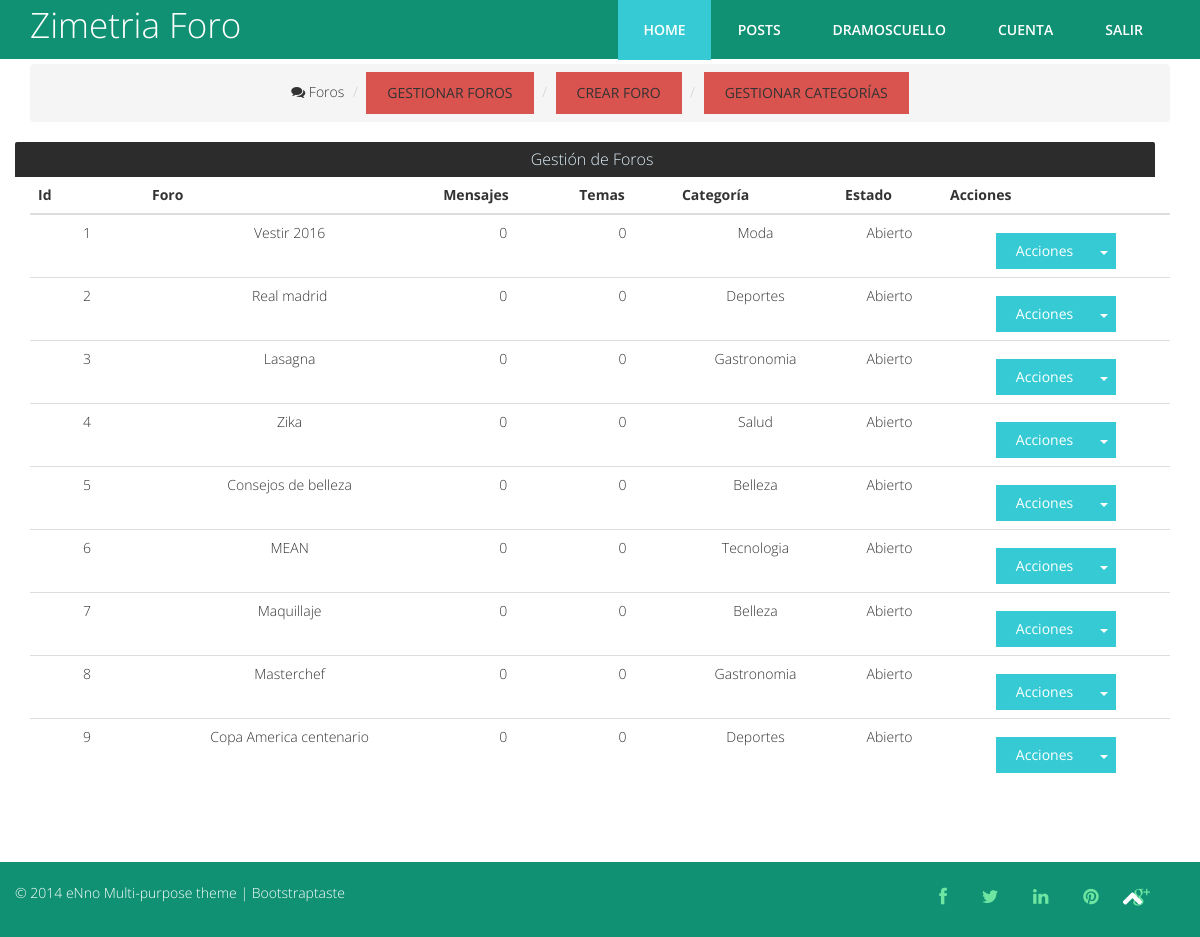
Page /?view=configforos (signed in) on the committed database.
### tables this page shows
CREATE TABLE IF NOT EXISTS `users` (
  `id` bigint(255) NOT NULL AUTO_INCREMENT,
  `user` varchar(30) NOT NULL,
  `pass` varchar(100) NOT NULL,
  `email` varchar(40) NOT NULL,
  `permisos` int(1) NOT NULL DEFAULT '0',
  PRIMARY KEY (`id`)
);

CREATE TABLE IF NOT EXISTS `foros` (
  `id` bigint(250) NOT NULL AUTO_INCREMENT,
  `nombre` varchar(250) NOT NULL,
  `descrip` varchar(255) NOT NULL,
  `cantidad_mensajes` bigint(255) NOT NULL DEFAULT '0',
  `cantidad_temas` bigint(255) NOT NULL DEFAULT '0',
  `id_categoria` int(11) NOT NULL DEFAULT '1',
  `estado` int(1) NOT NULL DEFAULT '1',
  PRIMARY KEY (`id`),
  KEY `id_categoria` (`id_categoria`)
);

CREATE TABLE IF NOT EXISTS `categorias` (
  `id` int(11) NOT NULL AUTO_INCREMENT,
  `nombre` varchar(100) NOT NULL,
  PRIMARY KEY (`id`)
);

### core/bin/functions/Users.php (called while the page is built, shortened)
<?php
function Users() {
  $db = new Conexion();
  $sql = $db->query("SELECT * FROM users;");
  if($db->rows($sql) > 0) {
    while($d = $db->recorrer($sql)) {
      $users[$d['id']] = array(
        'id' => $d['id'],
        'user' => $d['user'],
        'pass' => $d['pass'],
        'email' => $d['email'],
        'permisos' => $d['permisos']
      );
    }
  } else {
    $users = false;
  }
  return $users;
}
?>

### core/core.php (called while the page is built, shortened)
<?php
require('core/models/class.Conexion.php');
require('core/bin/functions/Users.php');
require('core/bin/functions/Categorias.php');
require('core/bin/functions/Foros.php');
$_users = Users();
$_categorias = Categorias();
$_foros = Foros();
 ?>

### core/models/class.Conexion.php (called while the page is built, shortened)
<?php
class Conexion extends mysqli {
  public function rows($query) {
    return mysqli_num_rows($query);
  }
  public function liberar($query) {
    return mysqli_free_result($query);
  }
  public function recorrer($query) {
    return mysqli_fetch_array($query);
  }
}
?>

### core/bin/functions/Foros.php (called while the page is built, shortened)
<?php
function Foros() {
  $db = new Conexion();
  $sql = $db->query("SELECT * FROM foros;");
  if($db->rows($sql) > 0) {
    while($d = $db->recorrer($sql)) {
      $foros[$d['id']] = array(
        'id' => $d['id'],
        'nombre' => $d['nombre'],
        'descrip' => $d['descrip'],
        'cantidad_mensajes' => $d['cantidad_mensajes'],
        'cantidad_temas' => $d['cantidad_temas'],
        'id_categoria' => $d['id_categoria'],
        'estado' => $d['estado']
      );
    }
  } else {
    $foros = false;
  }
  return $foros;
}
?>

### core/bin/functions/Categorias.php (called while the page is built, shortened)
<?php
function Categorias() {
  $db = new Conexion();
  $sql = $db->query("SELECT * FROM categorias;");
  if($db->rows($sql) > 0) {
    while($data = $db->recorrer($sql)) {
      $categorias[$data['id']] = array(
        'id' => $data['id'],
        'nombre' => $data['nombre']
      );
    }
  } else {
    $categorias = false;
  }
  return $categorias;
}
?>

### html/foros/all_foros.php (the view, shortened to what this page needs)
<?php include(HTML_DIR . 'overall/header.php'); ?>
<body>
<section class="engine"><a rel="nofollow" href="#"><?php echo APP_TITTLE ?></a></section>
<?php include(HTML_DIR . '/overall/nav.php'); ?>
<section class="mbr-section mbr-after-navbar">
<div class="mbr-section__container container mbr-section__container--isolated">
<div class="row container">
    <ol class="breadcrumb">
      <li><a href="?view=index"><i class="fa fa-comments"></i> Foros</a></li>
      <li><a class="btn btn btn-danger" href="?view=configforos">GESTIONAR FOROS</a></li>
      <li><a class="btn btn btn-danger" href="?view=configforos&mode=add">CREAR FORO</a></li>
      <li><a class="btn btn btn-danger" href="?view=categorias">GESTIONAR CATEGORÍAS</a></li>
    </ol>
</div>
<div class="row categorias_con_foros">
  <div class="col-sm-12">
      <div class="row titulo_categoria">Gestión de Foros</div>
      <div class="row cajas">
        <div class="col-md-12">
          <?php
          if(false != $_foros) {
           $HTML = '<table class="table"><thead><tr>
           <th style="width: 10%">Id</th>
           <th>Foro</th>
           <th>Mensajes</th>
           <th>Temas</th>
           <th>Categoría</th>
           <th>Estado</th>
           <th style="width: 20%">Acciones</th>
           </tr></thead>
           <tbody>';
            foreach($_foros as $id_foro => $content_array) {
                $estado = $_foros[$id_foro]['estado'] == 1 ? 'Abierto' : 'Cerrado';
                $HTML .= '<tr>
                  <td>'.$_foros[$id_foro]['id'].'</td>
                  <td>'.$_foros[$id_foro]['nombre'].'</td>
                  <td>'.$_foros[$id_foro]['cantidad_mensajes'].'</td>
                  <td>'.$_foros[$id_foro]['cantidad_temas'].'</td>
                  <td>'.$_categorias[$_foros[$id_foro]['id_categoria']]['nombre'].'</td>
                  <td>'. $estado .'</td>
                  <td>
                    <div class="btn-group">
                     <a href="#" class="btn btn-primary">Acciones</a>
                     <a href="#" class="btn btn-primary dropdown-toggle" data-toggle="dropdown"><span class="caret"></span></a>
                     <ul class="dropdown-menu">
                       <li><a href="?view=configforos&mode=edit&id='.$_foros[$id_foro]['id'].'">Editar</a></li>
                       <li><a onclick="DeleteItem(\'¿Está seguro de eliminar esta categoría?\',\'?view=configforos&mode=delete&id='.$_foros[$id_foro]['id'].'\')">Eliminar</a></li>
                     </ul>
                   </div>
                  </td>
                </tr>';
            }
            $HTML .= '</tbody></table>';
          } else {
            $HTML = '<div class="alert alert-dismissible alert-info"><strong>INFORMACIÓN: </strong> Todavía no existe ningún foro.</div>';
          }
          echo $HTML;
          ?>
        </div>
      </div>
  </div>
</div>
</div>
</section>
<?php include(HTML_DIR . 'overall/footer.php'); ?>
</body>
</html>

### html/overall/nav.php (shortened to what this page needs)
<nav class="navbar navbar-default navbar-fixed-top" role="navigation">
  <div class="container">
    <div class="navbar-header">
      <a class="navbar-brand" href="index.php"><span><?php echo APP_TITTLE ?></span></a>
    </div>
    <div class="navbar-collapse collapse">
      <div class="menu">
        <ul class="nav nav-tabs" role="tablist">
          <li role="presentation" class="active"><a href="index.php">Home</a></li>
          <li role="presentation"><a href="#">Posts</a></li>
          <?php
            if(!isset($_SESSION['app_id'])) {
              echo '<li role="presentation"><a href="javascript:void(0)" data-toggle="modal" data-target=".bs-example-modal-sm">Login</a></li>
              <li role="presentation"><a href="javascript:void(0)" data-toggle="modal" data-target=".bs-example-modal-lg">Register</a></li>';
            }else{
              echo '<li role="presentation"><a href="#">'. strtoupper($_users[$_SESSION['app_id']]['user']) .'</a></li>
              <li role="presentation"><a href="#">Cuenta</a></li>
              <li role="presentation"><a href="?view=logout">Salir</a></li>';
            }
           ?>
        </ul>
      </div>
    </div>
  </div>
</nav>

### views/css/demo.css (style rules this page uses)
*, *:after, *:before { -webkit-box-sizing: border-box; box-sizing: border-box; }
body { background: #2f3238; color: #fff; font-weight: 400; font-size: 1em; font-family: 'Raleway', Arial, sans-serif; }
a { outline: none; color: #3498db; text-decoration: none; }
section { padding: 1em; text-align: center; }

### views/css/overwrite.css (style rules this page uses)
.btn { text-shadow: none; background-image:none; border-color: none; border-bottom-color: none; -webkit-box-shadow: none; -moz-box-shadow: none; box-shadow: none; }
.btn { outline:0; -webkit-border-radius: 0; -moz-border-radius: 0; border-radius: 0; }
a.btn,.btn:focus { outline:0; }

### views/css/style.css (style rules this page uses)
body { font-family:'Open Sans', Arial, sans-serif; font-size:14px; font-weight:300; line-height:1.6em; color:#333; background-color:#fff; }
a { text-decoration:none; transition: all 0.1s ease-in-out; -moz-transition: all 0.1s ease-in-out; -webkit-transition: all 0.1s ease-in-out; -o-transition: all 0.1s ease-in-out; outline: none; color:#333; }
.navbar-brand { float: left; height: 50px; padding: 15px 15px; font-size: 30px; line-height: 20px; }
a.navbar-brand span { color:#fff; font-size:35px; }
.navbar-collapse { float:right; padding-right: 15px; padding-left: 15px; overflow-x: visible; -webkit-overflow-scrolling: touch; border-top: 0; }
.navbar-fixed-top { top: 0; border-width: 0 0 0; background-color:#109173; }
.nav-tabs { border-bottom:0; }
.nav > li > a { position: relative; display: block; padding: 20px 25px; }
.nav-tabs > li > a { margin-right: 2px; line-height: 1.42857143; border: 0; border-radius: 0 0 0 0; text-transform:uppercase; font-weight:600; color:#fff; }
.nav-tabs > li.active > a { color: #fff; cursor: default; background-color:#36CBD4; border: 0; border-bottom-color: transparent; }
.btn { color:#333; display: inline-block; padding: 10px 20px; margin-bottom: 0; font-size: 14px; font-weight: normal; line-height: 1.42857143; text-align: center; white-space: nowrap; vertical-align: middle; -ms-touch-action: manipulation; touch-action: manipulation; cursor: pointer; -webkit-user-select: none; -moz-user-select: none; -ms-user-select: none; user-select: none; background-image: none; border: 1px solid transparent; border-radius: 0; }
.btn-primary { padding: 8px 20px; background: #36CBD4; color: #fff; border:none; margin-top: 10px; }
.inner-footer ul li,a { list-style:none; }

### views/app/css/format.css (style rules this page uses)
.titulo_categoria { background: #2c2c2c; color: #dfeff9; font-weight: 100; font-size: 16px; width: 100%; height: 35px; line-height: 35px; padding-left: 14px; border-top-left-radius: 2px; border-top-right-radius: 2px; -moz-border-top-left-radius: 2px; -mozborder-top-right-radius: 2px; -webkit-border-top-left-radius: 2px; -webkit-border-top-right-radius: 2px; }
.categorias_con_foros { margin-bottom: 7px; }
a { cursor: pointer; text-decoration: none; }

### rows in the picture
users: user "DRAMOSCUELLO"
foros: id "1", nombre "Vestir 2016", cantidad_mensajes "0", cantidad_temas "0", id_categoria.nombre "Moda", estado "Abierto"
foros: id "2", nombre "Real madrid", cantidad_mensajes "0", cantidad_temas "0", id_categoria.nombre "Deportes", estado "Abierto"
foros: id "3", nombre "Lasagna", cantidad_mensajes "0", cantidad_temas "0", id_categoria.nombre "Gastronomia", estado "Abierto"
foros: id "4", nombre "Zika", cantidad_mensajes "0", cantidad_temas "0", id_categoria.nombre "Salud", estado "Abierto"
foros: id "5", nombre "Consejos de belleza", cantidad_mensajes "0", cantidad_temas "0", id_categoria.nombre "Belleza", estado "Abierto"
foros: id "6", nombre "MEAN", cantidad_mensajes "0", cantidad_temas "0", id_categoria.nombre "Tecnologia", estado "Abierto"
foros: id "7", nombre "Maquillaje", cantidad_mensajes "0", cantidad_temas "0", id_categoria.nombre "Belleza", estado "Abierto"
foros: id "8", nombre "Masterchef", cantidad_mensajes "0", cantidad_temas "0", id_categoria.nombre "Gastronomia", estado "Abierto"
foros: id "9", nombre "Copa America centenario", cantidad_mensajes "0", cantidad_temas "0", id_categoria.nombre "Deportes", estado "Abierto"

### other values in the picture
APP_TITTLE "Zimetria Foro"
